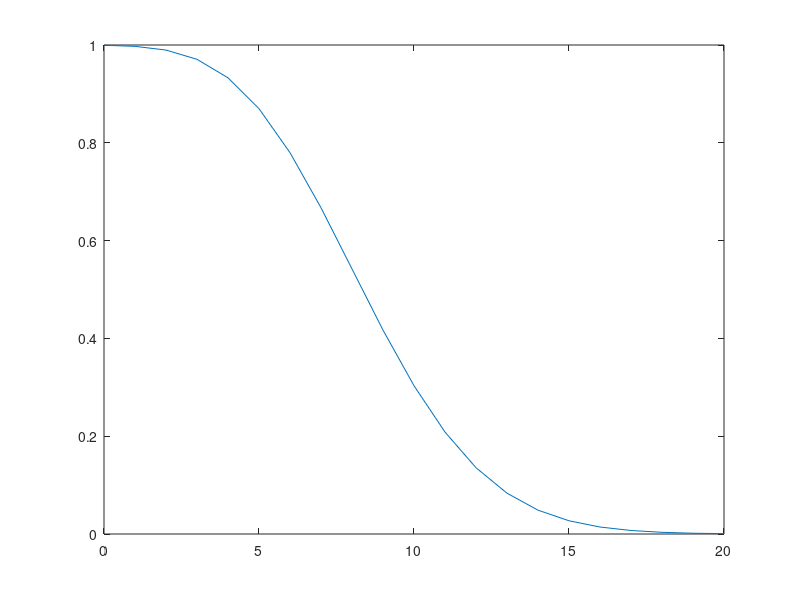

This figure's MATLAB source:
n = 0;
N = 0 : 1 : 20;
x = 10;
for i = 1 : 1 : 21
    SN(i) = 0;
    for n = 0 : 1 : i
        SN(i) = SN(i) + (x^n) / prod(1 : n);
    end
    Er(i) = abs((SN(i) - exp(x)) / exp(x));
end
plot(N,Er);
